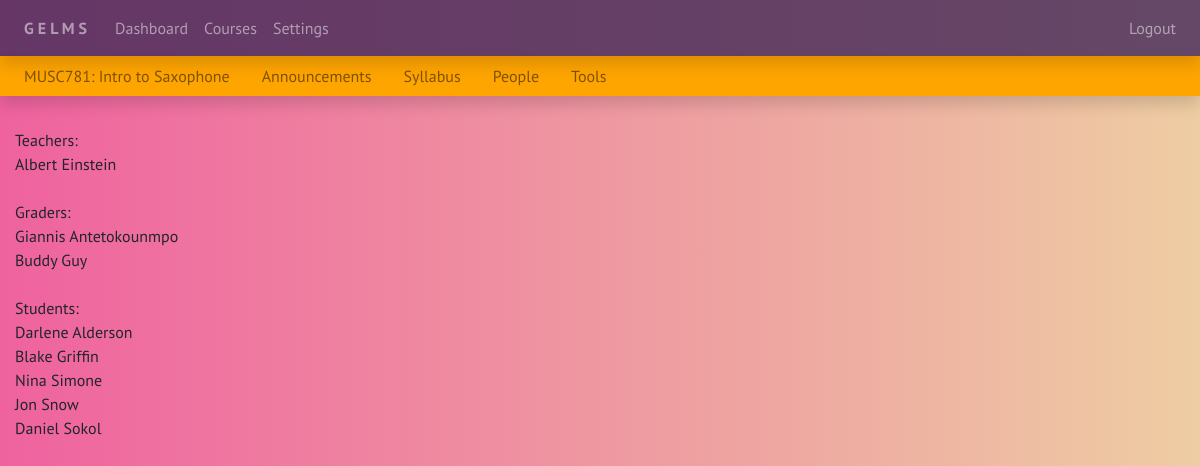
Before: /MUSC781/people/ (signed in) with the older database file.
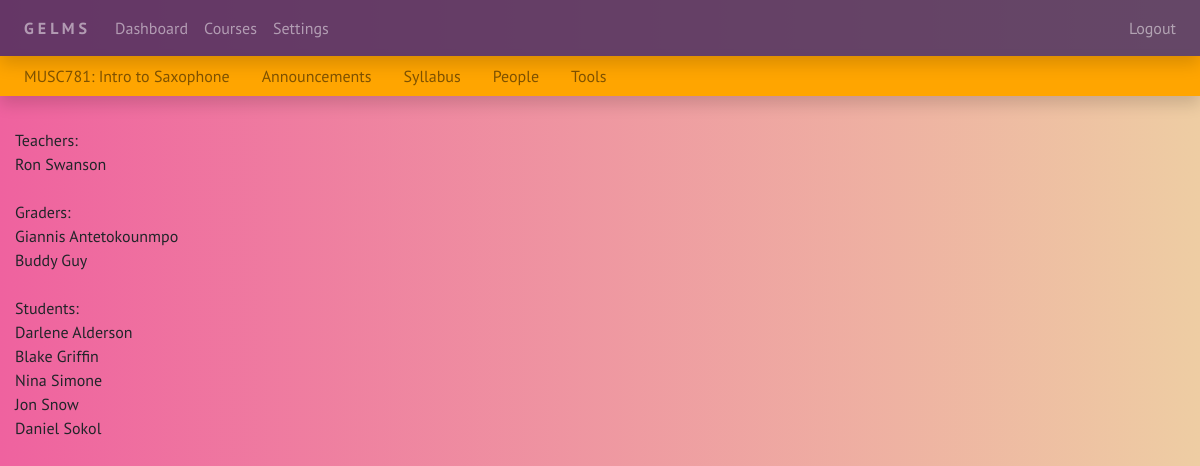
After: the same page with the newer database file.
### accounts/models.py (models this page shows, shortened)
class CustomUser(models.Model):
    user = models.OneToOneField(User, related_name='custom_user', on_delete=models.CASCADE)
    uid = models.CharField(max_length=100, unique=True)
    STATUS_CHOICES = (
        ('Student', 'Student'),
        ('Grader', 'Grader'),
        ('Teacher', 'Teacher'),
        )
    status = models.CharField(max_length=10, choices=STATUS_CHOICES, default='Student')

### people/views.py (the view)
# urls.py: path('<course_name>/people/', PeopleView.course_people, name='people'),
    def course_people(request, course_name):
        course = get_object_or_404(Course, name=course_name)
        return render(request, 'people.html', {'course': course})

### courses/models.py (called while the page is built)
    def get_students(self):
        return self.students.order_by('user__last_name')

    def get_graders(self):
        return self.graders.order_by('user__last_name')

    def get_teachers(self):
        return self.teachers.order_by('user__last_name')

### templates/people.html (shortened to what this page needs)
{% extends 'base_course.html' %}
{% block content_course %}
  </br> Teachers: </br>
  {% for person in course.get_teachers %}
    {{person.user.get_full_name}}</br>
  {% endfor %}
  </br> Graders: </br>
  {% for person in course.get_graders %}
    {{person.user.get_full_name}}</br>
  {% endfor %}
  </br> Students: </br>
  {% for person in course.get_students %}
    {{person.user.get_full_name}}</br>
  {% endfor %}
{% endblock %}

Changed rows visible on the page:
no longer on this page (row unchanged): CustomUser: user.get_full_name "Albert Einstein"
added CustomUser: user.get_full_name "Ron Swanson"
